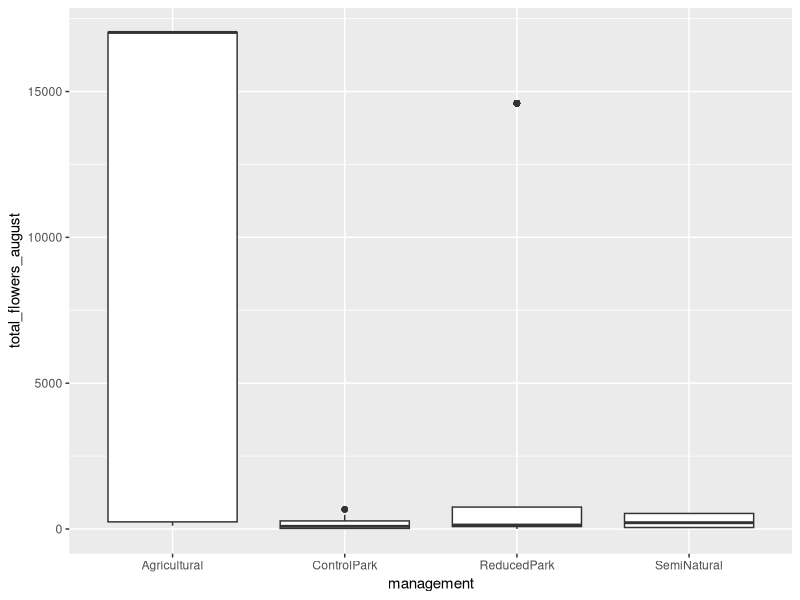
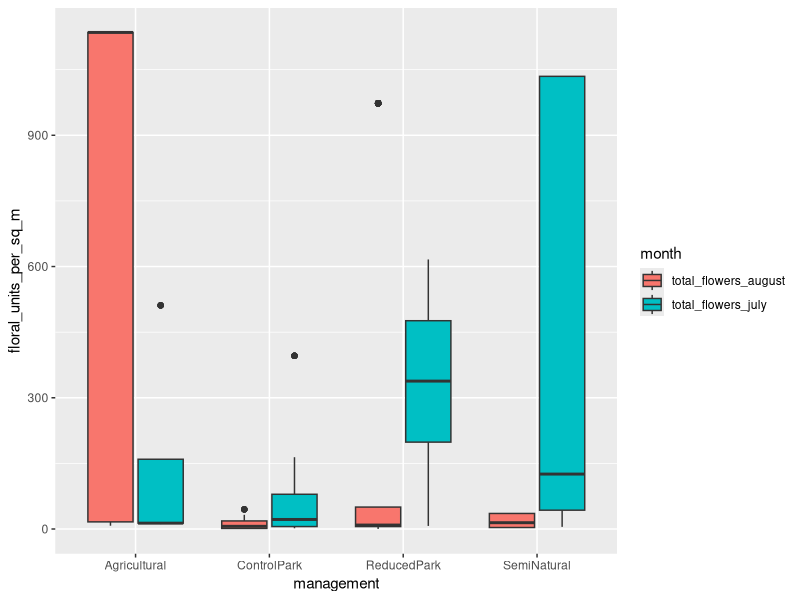

Here is the R script that generated these plots, in order:
library(tidyverse)

setwd("C:/Users/jensj/Documents/UBC2/Summer_2020/data")

floral_data <- read.csv("floral_abundances.csv")
site_gps_data <- read.csv("all_sites_2020.csv")
str(floral_data)
str(site_gps_data)

# merge tables by site
merged_df <- (floral_data %>% full_join(site_gps_data))

# calculate sum of all floral units per site per month
# edit: sum of all values "number_of_floral_units_x"
# for which the value is greater than 0.
merged_df_summarised <- merged_df %>%
  group_by(site) %>%
  mutate(total_flowers_july = 
              sum(number_of_floral_units_july), 
            total_flowers_august = 
              sum(number_of_floral_units_august))

P <- ggplot(merged_df_summarised, 
            aes(x = management, y = total_flowers_august)) +
  geom_boxplot()
P

## would like to plot both months on the same y axis
## new column = month, new column = total flowers
## rows = total_flowers_july or total_flowers_august
merged_df_summarised_2 <- merged_df_summarised %>%
  gather(key = month, value = total_flowers, 
         total_flowers_july:total_flowers_august) %>%
  mutate(floral_units_per_sq_m = total_flowers/15)

# make (mutate) a new column that has flowers/15

# now try to plot with fill by month
P <- ggplot(merged_df_summarised_2, 
            aes(x = management, y = floral_units_per_sq_m, fill = month)) +
  geom_boxplot()
P

## richness = sum rows for each site for which
## "number_of_floral_units_x" =/= 0 (could be negative or positive)

## edit or simulate: China creek Park, everett crowley park, campbell rd july.

